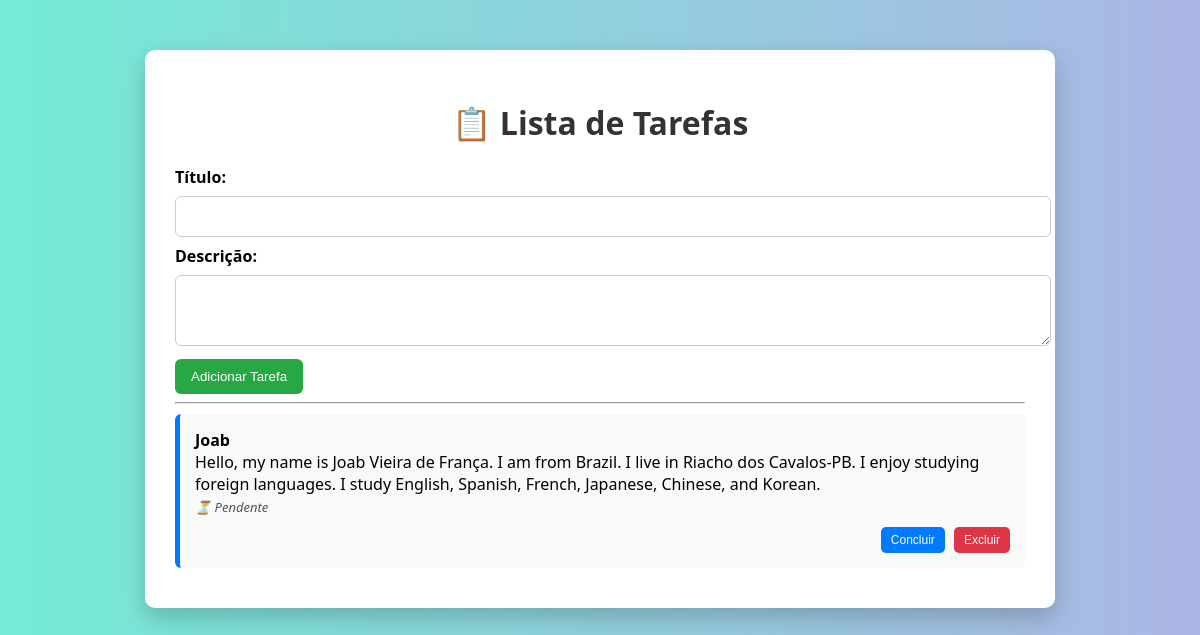
The app's page /, older data.
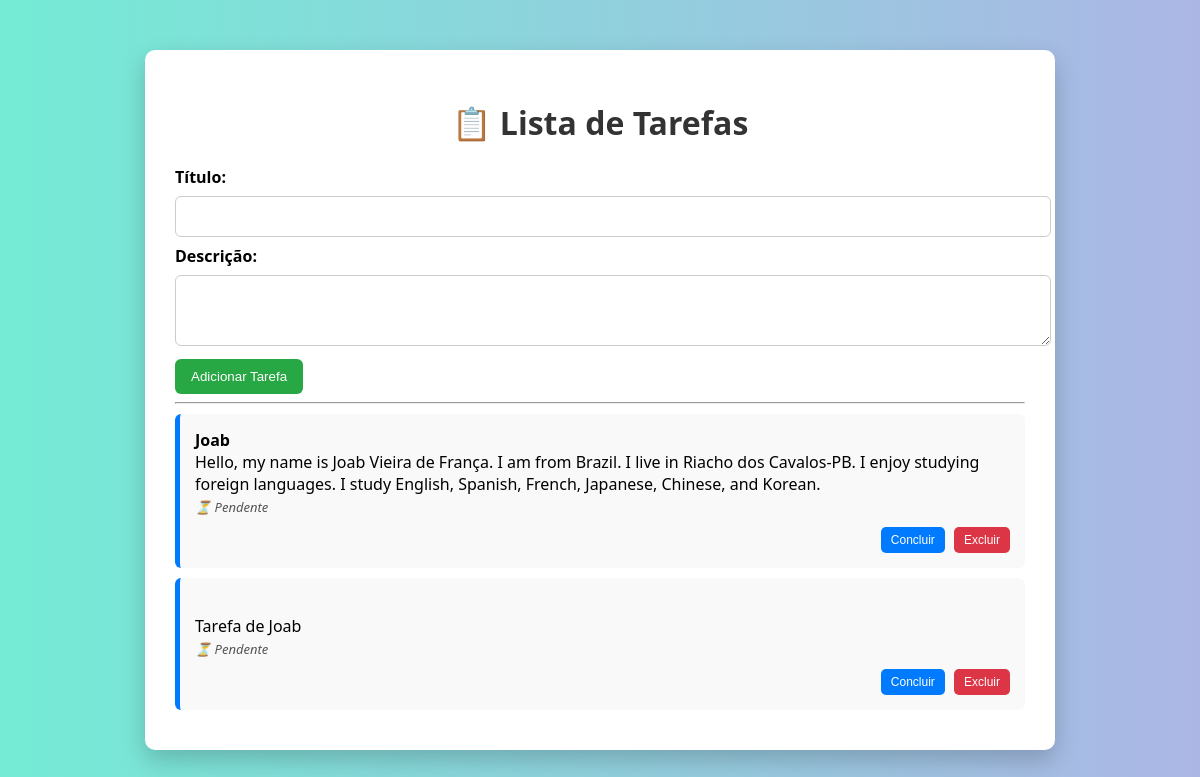
The same page, newer data.
### todo/models.py (models this page shows, shortened)
class Tarefa(models.Model):
    titulo = models.CharField(max_length=200)
    descricao = models.TextField(blank=True)
    concluida = models.BooleanField(default=False)
    data_criacao = models.DateTimeField(auto_now_add=True)

### todo/views.py (the view)
# urls.py: path('', views.lista_tarefas, name='lista_tarefas'),
def lista_tarefas(request):
    if request.method == 'POST':
        titulo = request.POST.get('titulo')
        descricao = request.POST.get('descricao')
        if titulo:
            Tarefa.objects.create(titulo=titulo, descricao=descricao)
        return redirect('lista_tarefas')  # Redireciona após o envio
    tarefas = Tarefa.objects.all()
    return render(request, 'todo/lista_tarefas.html', {'tarefas': tarefas})

### todo/templates/todo/lista_tarefas.html (shortened to what this page needs)
<!DOCTYPE html>
<html lang="pt-br">
<head>
    {% load static %}
    <link rel="stylesheet" href="{% static 'todo/style.css' %}">
</head>
<body>
    <div class="container">
        <h1>📋 Lista de Tarefas</h1>
        <form method="post">
            <label for="titulo">Título:</label>
            <input type="text" name="titulo" id="titulo" required>
            <label for="descricao">Descrição:</label>
            <textarea name="descricao" id="descricao" rows="3"></textarea>
            <input type="submit" value="Adicionar Tarefa">
        </form>
        <hr>
        {% for tarefa in tarefas %}
            <div class="tarefa">
                <strong>{{ tarefa.titulo }}</strong><br>
                {{ tarefa.descricao }}<br>
                <em>{% if tarefa.concluida %}✅ Concluída{% else %}⏳ Pendente{% endif %}</em>
                <div class="botoes">
                    <form method="post" action="{% url 'concluir_tarefa' tarefa.id %}">
                        <button type="submit">Concluir</button>
                    </form>
                    <form method="post" action="{% url 'excluir_tarefa' tarefa.id %}">
                        <button type="submit" class="excluir">Excluir</button>
                    </form>
                </div>
            </div>
        {% empty %}
            <p>Nenhuma tarefa adicionada.</p>
        {% endfor %}
    </div>
</body>
</html>

Row changes from the older to the newer data that the page shows:
added Tarefa: descricao "Tarefa de Joab", concluida "⏳ Pendente"
